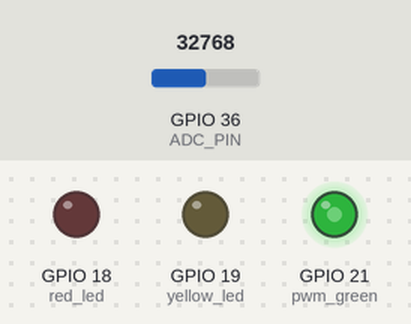
This program was run on a simulated ESP32 board running MicroPython. Parts: output pins drawn as LEDs (lit = HIGH). The test bench sets the inputs (shaded band); at power-on: GPIO 36 (ADC_PIN) = 32768 (analog values on the 0–65535 scale). What the program prints to the serial console is not drawn.

Above: at 1.2 s.
1.3 s: GPIO 36 (ADC_PIN) set to 45874
At 2.3 s:
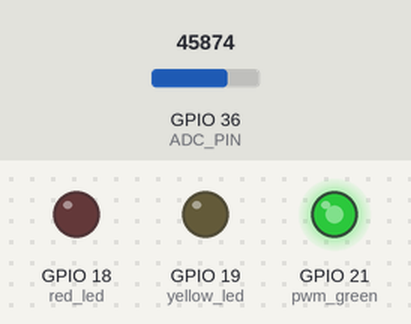
4.3 s: GPIO 36 (ADC_PIN) set to 57670
At 4.46 s:
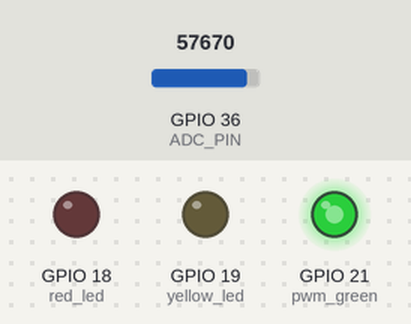
7.3 s: GPIO 36 (ADC_PIN) set to 7864
At 8.7 s:
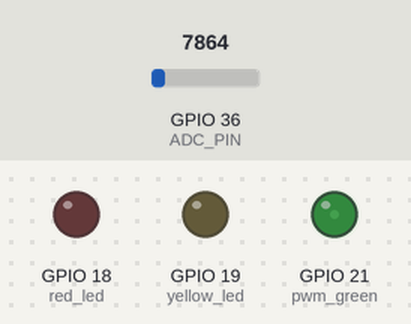
10.3 s: GPIO 36 (ADC_PIN) set to 0
At 10.47 s:
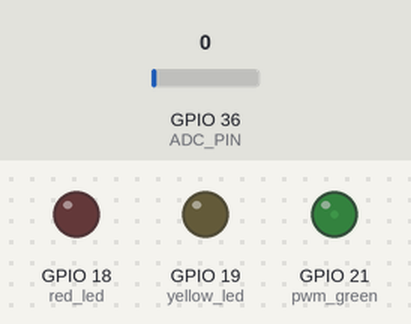
Timing chart, 0 to 13.3 s (numbered marks = the images above; inputs shaded):
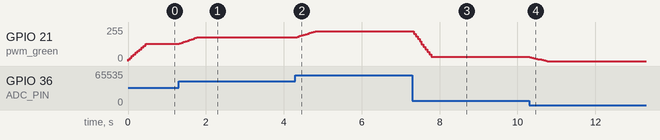

Measured:
- after the input at 1.3 s, GPIO 21 (pwm_green): moves from 128/255 to 178/255 over 0.46 s, starting at once
- after the input at 4.3 s, GPIO 21 (pwm_green): moves from 178/255 to 224/255 over 0.46 s, starting after 0.05 s
- after the input at 7.3 s, GPIO 21 (pwm_green): moves from 224/255 to 31/255 over 0.46 s, starting at once
- after the input at 10.3 s, GPIO 21 (pwm_green): moves from 31/255 to 0/255 over 0.45 s, starting at once

The program:

05-1.py
```python
# 實驗 #5-1：使用可變電阻調整LED的明亮度
# MicroPython v1.24.0 on ESP32-DevKitC

import machine
import time

# --- 硬體腳位定義 ---
# 使用常數來定義腳位，方便管理與修改
ADC_PIN = 36
GREEN_LED_PIN = 21
YELLOW_LED_PIN = 19
RED_LED_PIN = 18

# --- 初始化 Pin 和 ADC 物件 ---
# 初始化 ADC
# GPIO36 是 ADC1 的通道 0
# 設定衰減比為 11dB，這樣才能讀取完整的 0-3.3V 電壓範圍
adc = machine.ADC(machine.Pin(ADC_PIN))
adc.atten(machine.ADC.ATTN_11DB)

# 初始化 LED
# 紅色和黃色 LED 設定為輸出模式並直接關閉
red_led = machine.Pin(RED_LED_PIN, machine.Pin.OUT)
yellow_led = machine.Pin(YELLOW_LED_PIN, machine.Pin.OUT)
red_led.off()
yellow_led.off()

# 綠色 LED 需要 PWM 功能來控制亮度
# 建立 PWM 物件，頻率設定為 1000 Hz 可以避免人眼可見的閃爍
pwm_green = machine.PWM(machine.Pin(GREEN_LED_PIN), freq=1000)


# --- 移動平均 (Moving Average) 相關設定 ---
# 設定要取樣的讀值數量
NUM_READINGS = 10

# 建立一個列表來存放最近的 N 筆讀值
# 初始值全部填 0
readings = [0] * NUM_READINGS

# 用來指向目前要更新的列表位置
reading_index = 0

# 用來存放目前列表內所有讀值的總和
total = 0

print("程式啟動，請旋轉可變電阻來調整綠色LED亮度。")
print("紅色與黃色LED將維持熄滅狀態。")

# --- 主迴圈 ---
while True:
    # 1. 從 readings 列表中減去最舊的一筆資料
    total = total - readings[reading_index]

    # 2. 從 ADC 讀取新的值
    # read_u16() 會回傳一個 16-bit 的值 (0-65535)，正好對應 PWM 的 duty_u16()
    # 這比 read() (回傳 0-4095) 更方便，省去了手動轉換的步驟
    new_reading = adc.read_u16()

    # 3. 將新的讀值存入列表的當前位置
    readings[reading_index] = new_reading

    # 4. 將新的讀值加到總和中
    total = total + new_reading

    # 5. 移動索引到下一個位置，準備下次覆寫
    # 使用取餘數 (%) 運算子實現環狀佇列的效果
    reading_index = (reading_index + 1) % NUM_READINGS

    # 6. 計算移動平均值
    # 使用整數除法 (//) 即可
    average_adc = total // NUM_READINGS

    # 7. 將平滑處理後的平均值設定為 PWM 的 duty cycle
    # 因為我們使用了 read_u16()，其範圍 (0-65535) 完美對應 duty_u16()
    # 當可變電阻轉到底 (0V)，average_adc 接近 0，LED 熄滅
    # 當可變電阻轉到頂 (3.3V)，average_adc 接近 65535，LED 最亮
    pwm_green.duty_u16(average_adc)

    # 8. (可選) 在 REPL 印出目前讀值，方便除錯和觀察
    # 使用字串串接來避免 f-string
    print("原始ADC讀值: ", str(new_reading), " , 平滑後平均值 (Duty): ", str(average_adc))

    # 9. 短暫延遲，決定更新頻率
    # 50ms 的延遲讓系統有足夠的反應時間，同時不會過度佔用 CPU
    time.sleep_ms(50)
```
